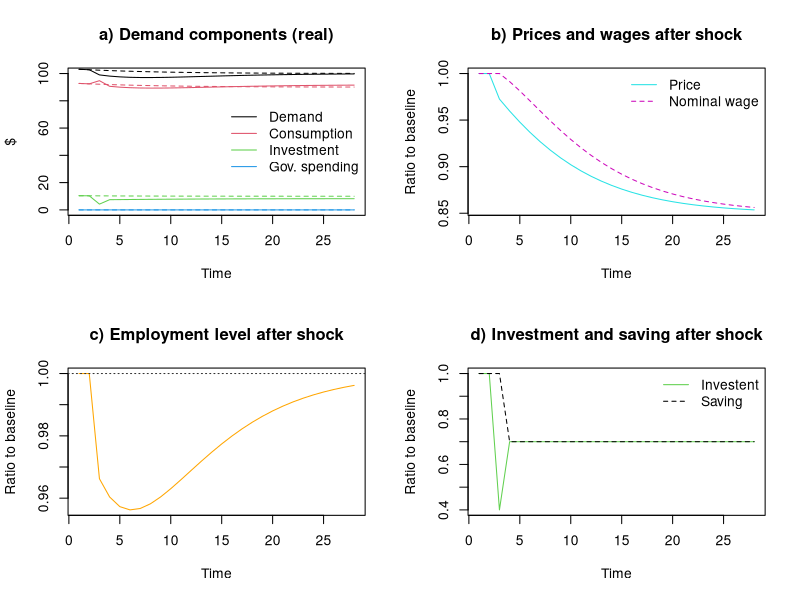

The R script that drew this image:
#A simple neoclassical-Keynesian model (flexible prices but sticky nominal wages)

#Made by mvp, 4/10/2022

# Clear Environment
rm(list=ls(all=TRUE))

# Clear Plots
#if(!is.null(dev.list())) dev.off()

# Clear Console
cat("\014")

#Time span
nPeriods = 50

#Scenarios
nScenarios = 2

#Parameters
c0 = 10        #Autonomous consumption
c1 = 0.8       #Marginal propensity to consume out of income
i0 = 0.04      #Interest rate
b0 = 14        #Autonomous investment
b1 = 100       #Sensitivity of investment to interest rate
prod = 5       #Labour productivity
g0 = 0         #Government spending
l0 = 45        #Labour demand independent of wages
l1 = 10        #Sensitivity of labour demand to real wage rate
l2 = 8         #Sensitivity of labour supply to real wage rate
s0 = 6         #Saving independent of interest rate
s1 = 100       #Sensitivity of saving to interest rate
p1 = 1         #Initial price level
gamma_w = 0.3  #Speed of adjustment of nominal wage rate
w1 = 2.5       #Initial level of nominal wage rate  
L_f = 20       #Full employment level

#Variables
#Aggregate demand
Z=matrix(data=0,nrow=nScenarios,ncol=nPeriods)
#Aggregate output (supply) in nominal terms
Y=matrix(data=0,nrow=nScenarios,ncol=nPeriods)
#Aggregate output (supply) in real terms
X=matrix(data=0,nrow=nScenarios,ncol=nPeriods)
#Aggregate consumption
C=matrix(data=0,nrow=nScenarios,ncol=nPeriods)
#Aggregate investment
I=matrix(data=0,nrow=nScenarios,ncol=nPeriods)
#Government spending
G=matrix(data=0,nrow=nScenarios,ncol=nPeriods)
#Labour demand 
Ld=matrix(data=0,nrow=nScenarios,ncol=nPeriods)
#Labour supply
Ls=matrix(data=0,nrow=nScenarios,ncol=nPeriods)
#Price level
p=matrix(data=p1,nrow=nScenarios,ncol=nPeriods)
#Aggregate saving
S=matrix(data=0,nrow=nScenarios,ncol=nPeriods)
#Interest rate
i=matrix(data=i0,nrow=nScenarios,ncol=nPeriods)
#Real wage rate
wr=matrix(data=2.5,nrow=nScenarios,ncol=nPeriods)
#Full-employment real wage rate
wr_f=matrix(data=2.5,nrow=nScenarios,ncol=nPeriods)
#Nominal wage rate
w=matrix(data=w1,nrow=nScenarios,ncol=nPeriods)

#Scenarios loop
for (j in 1:nScenarios){

#Time loop
for (t in 2:nPeriods){

  #Iterations  
  for (iter in 1:20){
  
  #Negative shock to investment after period 25 in scenario 2
  if (t >= 25 & j==2) {b0 = 8}  
  
  #############################  SHARED EQUATIONS
    
  Z[j,t] = C[j,t] + I[j,t] + G[j,t] #Aggregate demand
  
  Y[j,t] = Z[j,t]                   #Nominal output 
  
  C[j,t] = c0 + c1 * Y[j,t-1]       #Consumption
  
  I[j,t] = b0 - b1 * i[j,t-1]       #Investment                 
  
  G[j,t] = g0                       #Government spending
  
  ############################# MODEL-SPECIFIC EQUATIONS
  
  S[j,t] = s0 + s1 * i[j,t-1]                         #Private saving (as a positive function of i)
  
  i[j,t] = (b0 - s0)/(s1 + b1)                        #Interest rate (such that S = I)
  
  p[j,t] = (Y[j,t] + prod * l1 * w[j,t])/(prod * l0)  #Price level (market clearing): p[j,t] = Y[j,t]/X[j,t]
  
  X[j,t] = Ls[j,t]*prod                               #Real output (defined by production function)
  
  Ld[j,t] = l0 - l1*wr[j,t]                           #Labour demand (as a negative function of the real wage)
  
  Ls[j,t] = Ld[j,t]                                   #Labour supply (adjusting to labour demand)
  
  wr_f[j,t] = l0/(l2 + l1)                            #Full-employment real wage rate (such that: Ld = Ls)  
  
  wr[j,t] = w[j,t]/p[j,t]                             #Real wage rate (as ratio of nominal wage rate to price level)

  w[j,t] = w[j,t-1] - gamma_w*(wr[j,t-1] - wr_f[j,t]) #Nominal wage rate (sticky, adjusting slowly to new labour market conditions)
  
  #############################
  
}}}


#Set plot layout
layout(matrix(c(1,2,3,4), 2, 2, byrow = TRUE))

#Plot demand components
plot(Z[1,23:nPeriods]/p[1,23:nPeriods], type="l",col=1,lty=2,ylim=range(0,100),main="a) Demand components (real)",ylab = '$',xlab = 'Time')
lines(C[1,23:nPeriods]/p[1,23:nPeriods],col=2,lty=2)
lines(I[1,23:nPeriods]/p[1,23:nPeriods],col=3,lty=2)
lines(G[1,23:nPeriods]/p[1,23:nPeriods],col=4,lty=2)
lines(Z[2,23:nPeriods]/p[2,23:nPeriods],col=1)
lines(C[2,23:nPeriods]/p[2,23:nPeriods],col=2)
lines(I[2,23:nPeriods]/p[2,23:nPeriods],col=3)
lines(G[2,23:nPeriods]/p[2,23:nPeriods],col=4)
#abline(v=5,col="gray30",lty=3)
legend("right",c("Demand","Consumption","Investment","Gov. spending"),  bty = 'n', lty=c(1,1,1,1), col = c(1,2,3,4), box.lty=0)

#Plot price level and nominal wage
plot(p[2,23:nPeriods]/p[1,23:nPeriods], type="l",col=5,main="b) Prices and wages after shock",ylab = 'Ratio to baseline',xlab = 'Time')
lines(w[2,23:nPeriods]/w[1,23:nPeriods], col=6, lty=2)
legend("topright",c("Price","Nominal wage"),  bty = 'n', lty=c(1,2), col = c(5,6), box.lty=0)

#Plot employment
plot(Ld[2,23:nPeriods]/Ld[1,23:nPeriods], type="l",col="orange",main="c) Employment level after shock",ylab = 'Ratio to baseline',xlab = 'Time')
abline(h=1,col="gray20",lty=3)

#Plot investment and saving
plot(I[2,23:nPeriods]/I[1,23:nPeriods], type="l",col=3,main="d) Investment and saving after shock",ylab = 'Ratio to baseline',xlab = 'Time')
lines(S[2,23:nPeriods]/S[1,23:nPeriods], col=1, lty=2)
legend("topright",c("Investent","Saving"),  bty = 'n', lty=c(1,2), col = c(3,1), box.lty=0)
